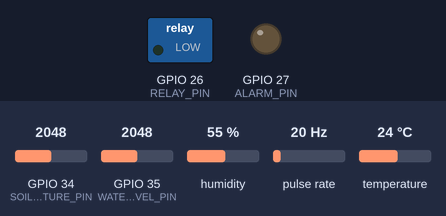
Bench run of a sketch on a simulated ESP32. Parts: switched loads named in the sketch (green lamp = pin HIGH), output pins drawn as LEDs (lit = HIGH). Wiring (inferred from the names in the program): pulse sensor: data GPIO 18. The inputs (shaded band) are chosen by the test bench; at power-on: GPIO 35 (WATER_LEVEL_PIN) = 2048, GPIO 34 (SOIL_MOISTURE_PIN) = 2048, humidity 55 %, pulse rate 20 Hz, temperature 24 °C. WiFi joins after 1.5 s; servers stay silent unless stated; what the sketch prints to the serial monitor is not drawn.

Above: at 2.8 s.
2.9 s: GPIO 35 (WATER_LEVEL_PIN) set to 314
At 5.9 s:
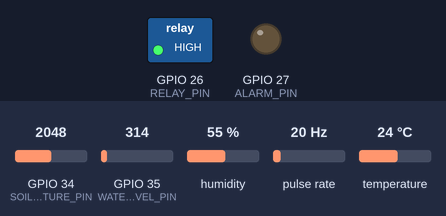
6.5 s: GPIO 35 (WATER_LEVEL_PIN) set to 280
At 11.2 s:
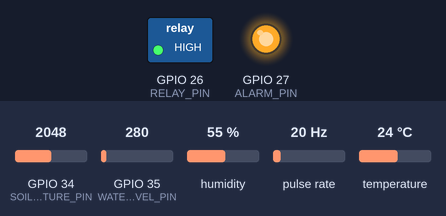
11.5 s: GPIO 34 (SOIL_MOISTURE_PIN) set to 945
16.2 s: GPIO 34 (SOIL_MOISTURE_PIN) set to 856
At 21.2 s:
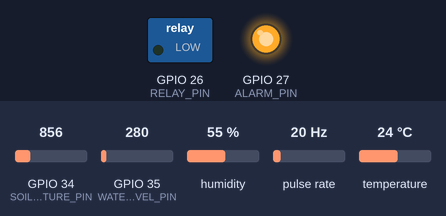
21.5 s: GPIO 34 (SOIL_MOISTURE_PIN) set to 1792
26.2 s: GPIO 34 (SOIL_MOISTURE_PIN) set to 1889
At 31.3 s:
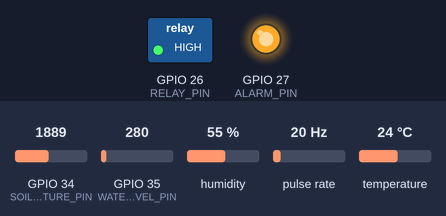
Timing chart, 0 to 32.5 s (numbered marks = the images above; inputs shaded):
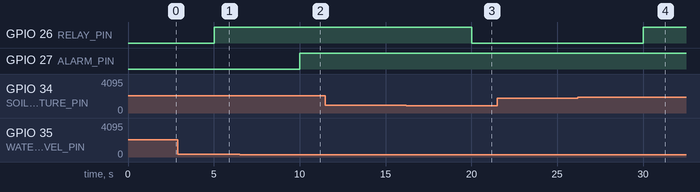

Measured:
- the behaviour switches between 300 and 299 on GPIO 35 (WATER_LEVEL_PIN) (found by bisection; images 1 and 2)
- the behaviour switches between 898 and 897 on GPIO 34 (SOIL_MOISTURE_PIN) (found by bisection; images 2 and 3)
- the behaviour switches between 1857 and 1858 on GPIO 34 (SOIL_MOISTURE_PIN) (found by bisection; images 3 and 4)
- after the input at 6.5 s, GPIO 27 (ALARM_PIN): LOW → HIGH after 3.5 s
- after the input at 11.5 s, every drawn part: stays the same
- after the input at 16.2 s, GPIO 26 (RELAY_PIN): HIGH → LOW after 3.8 s
- after the input at 21.5 s, every drawn part: stays the same
- after the input at 26.2 s, GPIO 26 (RELAY_PIN): LOW → HIGH after 3.8 s

The sketch:

smartdrop.ino
```cpp
#include <WiFi.h>
#include <Firebase_ESP_Client.h>
#include <DHT.h>
#include <ArduinoJson.h>
#include <addons/TokenHelper.h>
#include <addons/RTDBHelper.h>

// WiFi credentials
const char* WIFI_SSID = "YOUR_SSID";
const char* WIFI_PASSWORD = "YOUR_PASS";

// Firebase project settings
#define API_KEY "YOUR_API_KEY"
#define DATABASE_URL "YOUR_DB_URL"

// Firebase Auth
#define USER_EMAIL "YOUR_CREDS"
#define USER_PASSWORD "YOUR_CREDS"

// Define Firebase Data object
FirebaseData fbdo;
FirebaseAuth auth;
FirebaseConfig config;

// Define sensor pins
#define DHT_PIN 4          // GPIO for DHT temperature/humidity sensor
#define SOIL_MOISTURE_PIN 34  // Soil moisture sensor analog input
#define WATER_LEVEL_PIN 35    // Water level sensor analog input
#define FLOW_SENSOR_PIN 18    // Water flow sensor input (YF-S401)
#define RELAY_PIN 26          // Relay for pump control
#define ALARM_PIN 27          // LED/Buzzer for water level alarm

// DHT sensor setup (supports both DHT11 and DHT22)
#define DHTTYPE DHT22       // Change to DHT11 if using that sensor
DHT dht(DHT_PIN, DHTTYPE);

// Flow sensor variables
volatile int pulse_count = 0;
float flow_rate = 0.0;
float total_liters = 0.0;
unsigned long last_flow_calc = 0;

// Irrigation threshold values
const int HUMIDITY_THRESHOLD = 40;  // Start irrigation below this soil moisture %
const int HUMIDITY_STOP = 70;       // Stop irrigation above this soil moisture %

// Water level threshold values
const int WATER_LOW_THRESHOLD = 300;   // Low water level warning threshold
const int WATER_HIGH_THRESHOLD = 900;  // Normal water level threshold

// Timing variables
unsigned long last_sensor_reading = 0;
unsigned long last_firebase_update = 0;
const long SENSOR_INTERVAL = 5000;    // Read sensors every 5 seconds
const long FIREBASE_INTERVAL = 10000;  // Update Firebase every 10 seconds

// Status variables
bool irrigation_status = false;
bool alarm_status = false;
bool firebase_ready = false;

// Function prototypes
void setup_wifi();
void setup_firebase();
void IRAM_ATTR count_pulse();
float read_temperature();
float read_humidity();
int read_soil_moisture();
int read_water_level();
void check_irrigation();
void check_water_level();
void update_firebase();

void setup() {
  Serial.begin(115200);
  delay(100);

  // Initialize pins
  pinMode(SOIL_MOISTURE_PIN, INPUT);
  pinMode(WATER_LEVEL_PIN, INPUT);
  pinMode(FLOW_SENSOR_PIN, INPUT_PULLUP);
  pinMode(RELAY_PIN, OUTPUT);
  pinMode(ALARM_PIN, OUTPUT);

  // Initial states
  digitalWrite(RELAY_PIN, LOW);  // Pump off
  digitalWrite(ALARM_PIN, LOW);  // Alarm off

  // Start sensors
  dht.begin();

  // Attach interrupt for flow sensor
  attachInterrupt(digitalPinToInterrupt(FLOW_SENSOR_PIN), count_pulse, RISING);

  // Connect to WiFi
  setup_wifi();

  // Initialize Firebase
  setup_firebase();

  Serial.println("Setup complete!");
}

void loop() {
  unsigned long current_time = millis();

  // Process flow sensor data every second
  if (current_time - last_flow_calc >= 1000) {
    // Temporarily detach interrupt to perform calculations
    detachInterrupt(digitalPinToInterrupt(FLOW_SENSOR_PIN));

    // Convert pulses to flow rate (L/min)
    flow_rate = (pulse_count / 7.5);  // YF-S401: 7.5 pulses = 1 L/min
    total_liters += (flow_rate / 60.0);  // Add to total volume

    Serial.print("Débit d'eau: ");
    Serial.print(flow_rate);
    Serial.print(" L/min | Volume total: ");
    Serial.print(total_liters);
    Serial.println(" L");

    // Reset pulse counter and update time
    pulse_count = 0;
    last_flow_calc = current_time;

    // Re-attach interrupt
    attachInterrupt(digitalPinToInterrupt(FLOW_SENSOR_PIN), count_pulse, RISING);
  }

  // Read sensors every SENSOR_INTERVAL milliseconds
  if (current_time - last_sensor_reading >= SENSOR_INTERVAL) {
    // Read all sensor values
    float temperature = read_temperature();
    float humidity = read_humidity();
    int soil_moisture = read_soil_moisture();
    int water_level = read_water_level();

    // Check if irrigation should be turned on/off
    check_irrigation();

    // Check water level and control alarm
    check_water_level();

    last_sensor_reading = current_time;
  }

  // Update Firebase every FIREBASE_INTERVAL milliseconds
  if (firebase_ready && current_time - last_firebase_update >= FIREBASE_INTERVAL) {
    update_firebase();
    last_firebase_update = current_time;
  }

  // Maintain Firebase connection
  // if (firebase_ready) {
  //   Firebase.RTDB.loop();
  // }
}

// Flow sensor interrupt handler
void IRAM_ATTR count_pulse() {
  pulse_count++;
}

// Setup WiFi connection
void setup_wifi() {
  Serial.print("Connecting to WiFi: ");
  Serial.println(WIFI_SSID);

  WiFi.begin(WIFI_SSID, WIFI_PASSWORD);

  while (WiFi.status() != WL_CONNECTED) {
    delay(500);
    Serial.print(".");
  }

  Serial.println();
  Serial.println("WiFi connected!");
  Serial.print("IP address: ");
  Serial.println(WiFi.localIP());
}

// Setup Firebase connection
void setup_firebase() {
  Serial.println("Setting up Firebase...");

  // Assign API key and RTDB URL
  config.api_key = API_KEY;
  config.database_url = DATABASE_URL;

  // Assign authentication credentials
  auth.user.email = USER_EMAIL;
  auth.user.password = USER_PASSWORD;

  // Initialize Firebase
  Firebase.begin(&config, &auth);

  // Set database read timeout to 1 minute
  Firebase.RTDB.setReadTimeout(&fbdo, 1000 * 60);

  // Set reconnect and retry count
  Firebase.reconnectWiFi(true);

  Serial.println("Firebase setup completed");
  firebase_ready = true;
}

// Read temperature from DHT sensor
float read_temperature() {
  float temperature = dht.readTemperature();

  if (isnan(temperature)) {
    Serial.println("Failed to read temperature from DHT sensor!");
    return 0.0;
  }

  Serial.print("Temperature: ");
  Serial.print(temperature);
  Serial.println(" °C");

  return temperature;
}

// Read humidity from DHT sensor
float read_humidity() {
  float humidity = dht.readHumidity();

  if (isnan(humidity)) {
    Serial.println("Failed to read humidity from DHT sensor!");
    return 0.0;
  }

  Serial.print("Humidity: ");
  Serial.print(humidity);
  Serial.println(" %");

  return humidity;
}

// Read soil moisture as percentage
int read_soil_moisture() {
  int raw_value = analogRead(SOIL_MOISTURE_PIN);
  int moisture = map(raw_value, 3095, 0, 0, 100);  // Convert to percentage (ESP32 ADC)

  Serial.print("Soil moisture: ");
  Serial.print(moisture);
  Serial.println(" %");

  return moisture;
}

// Read water level
int read_water_level() {
  int water_level = analogRead(WATER_LEVEL_PIN);

  Serial.print("Water level: ");
  Serial.print(water_level);
  Serial.println(" (0-4095)");

  return water_level;
}

// Check if irrigation should be turned on/off
void check_irrigation() {
  int soil_moisture = read_soil_moisture();

  if (soil_moisture < HUMIDITY_THRESHOLD && !irrigation_status) {
    Serial.println("Starting irrigation!");
    digitalWrite(RELAY_PIN, HIGH);  // Turn on pump
    irrigation_status = true;
  }
  else if (soil_moisture > HUMIDITY_STOP && irrigation_status) {
    Serial.println("Stopping irrigation!");
    digitalWrite(RELAY_PIN, LOW);  // Turn off pump
    irrigation_status = false;
  }
}

// Check water level and control alarm
void check_water_level() {
  int water_level = read_water_level();

  if (water_level < WATER_LOW_THRESHOLD && !alarm_status) {
    Serial.println("⚠ Low water level! Activating alarm.");
    digitalWrite(ALARM_PIN, HIGH);  // Turn on alarm
    alarm_status = true;
  }
  else if (water_level > WATER_HIGH_THRESHOLD && alarm_status) {
    Serial.println("✅ Normal water level. Deactivating alarm.");
    digitalWrite(ALARM_PIN, LOW);  // Turn off alarm
    alarm_status = false;
  }
}

// Update data to Firebase
void update_firebase() {
    if (!firebase_ready) return;

    Serial.println("Updating data to Firebase...");

    // Read sensor values once
    float temperature = read_temperature();
    float humidity = read_humidity();
    int soil_moisture = read_soil_moisture();
    int water_level = read_water_level();

    // Create JSON document for all sensor data
    FirebaseJson json;
    json.set("temperature", temperature);
    json.set("humidity", humidity);
    json.set("soil_moisture", soil_moisture);
    json.set("water_level", water_level);
    json.set("flow_rate", flow_rate);
    json.set("total_liters", total_liters);
    json.set("irrigation_status", irrigation_status);
    json.set("alarm_status", alarm_status);

    // Send data to Firebase
    if (Firebase.RTDB.setJSON(&fbdo, "/sensor_data", &json)) {
      Serial.println("Firebase updated successfully!");
    } else {
      Serial.print("Firebase update failed: ");
      Serial.println(fbdo.errorReason());
    }
}
```
